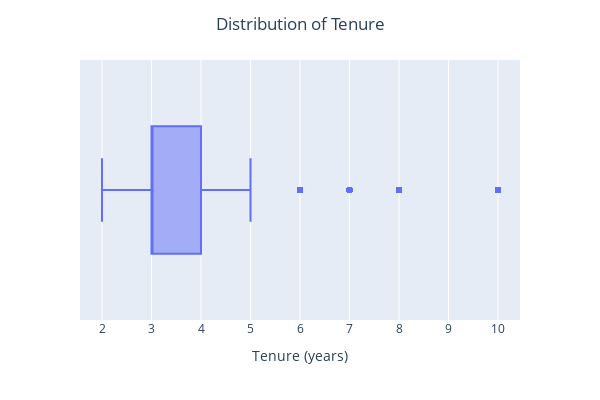

Write notebook code for a chart like this one.
### Markdown cell above
##### Tenure

### Code cell
fig = px.box(df, x="tenure", orientation="h")

# Update the layout of the figure
fig.update_layout(
    title="Distribution of Tenure",
    title_x=0.5,  # Center the title
    xaxis=dict(dtick=1),  # Increment the x-axis by one unit
    xaxis_title="Tenure (years)",
    yaxis_title="",
    height=400,  # Adjust the height
    width=600,  # Adjust the width)
)
del fig

### Figure 1 — Plotly figure (JSON) as saved in the notebook; plotly's stock layout.template omitted (floating-point values rounded to 4 significant figures; data arrays with more than 128 entries replaced by an {"elided": "..."} marker saying what was removed)
{"data": [{"alignmentgroup": "True", "hovertemplate": "tenure=%{x}<extra></extra>", "legendgroup": "", "marker": {"color": "#636efa"}, "name": "", "notched": false, "offsetgroup": "", "orientation": "h", "showlegend": false, "type": "box", "x": {"elided": "14999 int values"}, "x0": " ", "xaxis": "x", "y0": " ", "yaxis": "y"}], "layout": {"boxmode": "group", "height": 400, "legend": {"tracegroupgap": 0}, "margin": {"t": 60}, "title": {"text": "Distribution of Tenure", "x": 0.5}, "width": 600, "xaxis": {"anchor": "y", "domain": [0, 1], "dtick": 1, "title": {"text": "Tenure (years)"}}, "yaxis": {"anchor": "x", "domain": [0, 1], "title": {"text": ""}}}}
